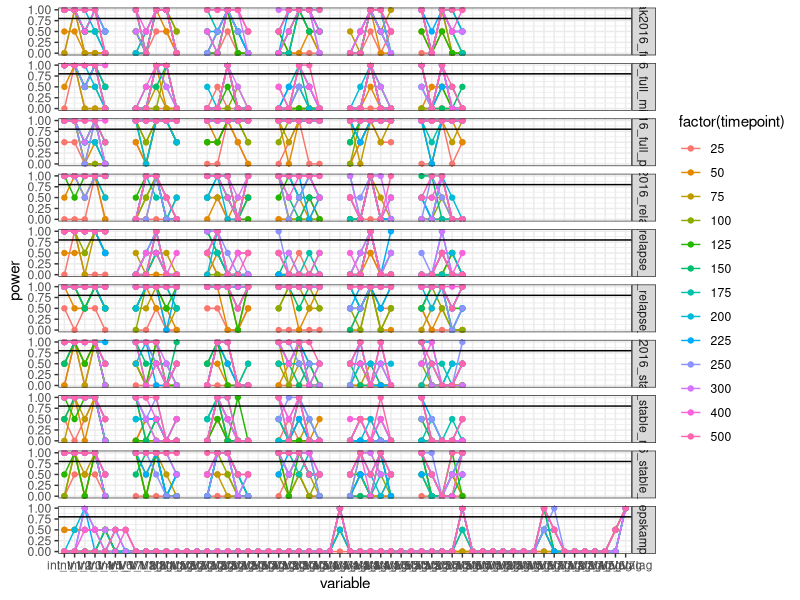
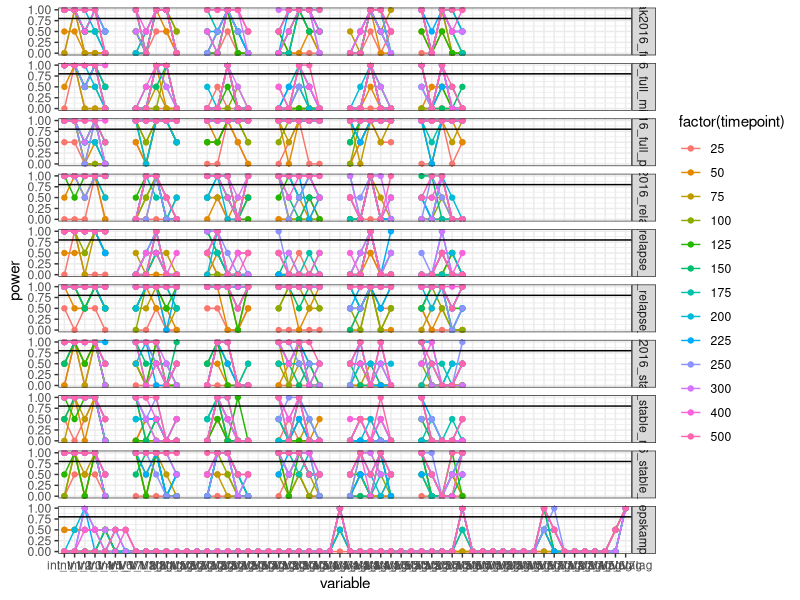

Recreate these plots in R, in order. (Note: this script raises an error after producing the figures.)
## ---- chunk 1
library(dplyr)
library(tidyr)
library(ggplot2)
library(kableExtra)
library(stringr)
## ---- chunk 2
df_res <- read.csv("data/df_results.csv")
## ---- chunk 3
p = df_res %>%
    gather(variable, power, starts_with("pow")) %>%
    mutate(variable = str_replace(variable, "pow_", "")) %>%
    ggplot(aes(y=power, x=variable, color=factor(timepoint), group=factor(timepoint))) +
        geom_line() +
        geom_point() +
        geom_hline(yintercept = .8) +
        facet_grid(name~.) +
        theme(axis.text.x = element_text(angle = 90)) +
        theme_bw()

ggsave("figures/outputs/power_curve.png", plot=p)

p
## ---- chunk 4
# Reshape dataframe to get a table
table_paa <- df_res %>%
    dplyr::select(c(dataset=name,variables=vars,timepoint,paa)) %>%
    spread(timepoint, paa)

# Transform in kable and add a second header 
T_number <- ncol(table_paa) - 2
table_paa <- kbl(table_paa) %>%
  kable_classic() %>%
  add_header_above(c(" " = 2, "T" = T_number))

# Save kable
save_kable(table_paa, "figures/outputs/table_paa.png")

table_paa
## ---- chunk 5
breaks = unique(df_res$timepoint)

p = df_res %>%
    dplyr::select(c(name,vars,timepoint,paa)) %>%
    ggplot(aes(y=paa, x= timepoint, color=name)) +
        geom_line() +
        geom_point() +
        scale_x_continuous(breaks = breaks) +
        theme_bw()

ggsave("figures/outputs/paa_curve.png", plot=p)

p
